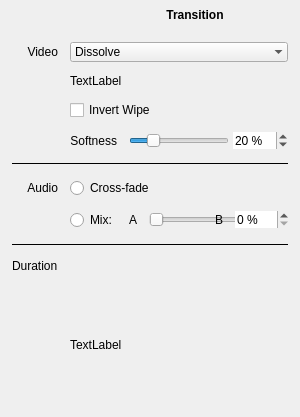
<?xml version="1.0" encoding="UTF-8"?>
<ui version="4.0">
 <class>LumaMixTransition</class>
 <widget class="QWidget" name="LumaMixTransition">
  <property name="geometry">
   <rect>
    <x>0</x>
    <y>0</y>
    <width>300</width>
    <height>401</height>
   </rect>
  </property>
  <property name="minimumSize">
   <size>
    <width>300</width>
    <height>0</height>
   </size>
  </property>
  <property name="windowTitle">
   <string>Form</string>
  </property>
  <layout class="QVBoxLayout" name="verticalLayout">
   <property name="spacing">
    <number>12</number>
   </property>
   <property name="leftMargin">
    <number>0</number>
   </property>
   <property name="topMargin">
    <number>0</number>
   </property>
   <property name="rightMargin">
    <number>0</number>
   </property>
   <property name="bottomMargin">
    <number>0</number>
   </property>
   <item>
    <widget class="QLabel" name="label_2">
     <property name="sizePolicy">
      <sizepolicy hsizetype="Minimum" vsizetype="Fixed">
       <horstretch>0</horstretch>
       <verstretch>0</verstretch>
      </sizepolicy>
     </property>
     <property name="minimumSize">
      <size>
       <width>390</width>
       <height>30</height>
      </size>
     </property>
     <property name="font">
      <font>
       <weight>75</weight>
       <bold>true</bold>
      </font>
     </property>
     <property name="autoFillBackground">
      <bool>true</bool>
     </property>
     <property name="text">
      <string>Transition</string>
     </property>
     <property name="alignment">
      <set>Qt::AlignCenter</set>
     </property>
    </widget>
   </item>
   <item>
    <layout class="QGridLayout" name="gridLayout">
     <property name="leftMargin">
      <number>12</number>
     </property>
     <property name="topMargin">
      <number>0</number>
     </property>
     <property name="rightMargin">
      <number>12</number>
     </property>
     <property name="bottomMargin">
      <number>12</number>
     </property>
     <item row="2" column="1">
      <widget class="QCheckBox" name="invertCheckBox">
       <property name="sizePolicy">
        <sizepolicy hsizetype="MinimumExpanding" vsizetype="Fixed">
         <horstretch>0</horstretch>
         <verstretch>0</verstretch>
        </sizepolicy>
       </property>
       <property name="minimumSize">
        <size>
         <width>200</width>
         <height>0</height>
        </size>
       </property>
       <property name="toolTip">
        <string>Swap the appearance of the A and B clips</string>
       </property>
       <property name="text">
        <string>Invert Wipe</string>
       </property>
       <property name="tristate">
        <bool>false</bool>
       </property>
      </widget>
     </item>
     <item row="0" column="1">
      <layout class="QHBoxLayout" name="horizontalLayout" stretch="0">
       <item>
        <widget class="QComboBox" name="lumaCombo">
         <property name="sizePolicy">
          <sizepolicy hsizetype="MinimumExpanding" vsizetype="Fixed">
           <horstretch>0</horstretch>
           <verstretch>0</verstretch>
          </sizepolicy>
         </property>
         <property name="minimumSize">
          <size>
           <width>200</width>
           <height>0</height>
          </size>
         </property>
         <property name="frame">
          <bool>false</bool>
         </property>
         <item>
          <property name="text">
           <string>Dissolve</string>
          </property>
         </item>
         <item>
          <property name="text">
           <string>Cut</string>
          </property>
         </item>
         <item>
          <property name="text">
           <string>Bar Horizontal</string>
          </property>
         </item>
         <item>
          <property name="text">
           <string>Bar Vertical</string>
          </property>
         </item>
         <item>
          <property name="text">
           <string>Barn Door Horizontal</string>
          </property>
         </item>
         <item>
          <property name="text">
           <string>Barn Door Vertical</string>
          </property>
         </item>
         <item>
          <property name="text">
           <string>Barn Door Diagonal SW-NE</string>
          </property>
         </item>
         <item>
          <property name="text">
           <string>Barn Door Diagonal NW-SE</string>
          </property>
         </item>
         <item>
          <property name="text">
           <string>Diagonal Top Left</string>
          </property>
         </item>
         <item>
          <property name="text">
           <string>Diagonal Top Right</string>
          </property>
         </item>
         <item>
          <property name="text">
           <string>Matrix Waterfall Horizontal</string>
          </property>
         </item>
         <item>
          <property name="text">
           <string>Matrix Waterfall Vertical</string>
          </property>
         </item>
         <item>
          <property name="text">
           <string>Matrix Snake Horizontal</string>
          </property>
         </item>
         <item>
          <property name="text">
           <string>Matrix Snake Parallel Horizontal</string>
          </property>
         </item>
         <item>
          <property name="text">
           <string>Matrix Snake Vertical</string>
          </property>
         </item>
         <item>
          <property name="text">
           <string>Matrix Snake Parallel Vertical</string>
          </property>
         </item>
         <item>
          <property name="text">
           <string>Barn V Up</string>
          </property>
         </item>
         <item>
          <property name="text">
           <string>Iris Circle</string>
          </property>
         </item>
         <item>
          <property name="text">
           <string>Double Iris</string>
          </property>
         </item>
         <item>
          <property name="text">
           <string>Iris Box</string>
          </property>
         </item>
         <item>
          <property name="text">
           <string>Box Bottom Right</string>
          </property>
         </item>
         <item>
          <property name="text">
           <string>Box Bottom Left</string>
          </property>
         </item>
         <item>
          <property name="text">
           <string>Box Right Center</string>
          </property>
         </item>
         <item>
          <property name="text">
           <string>Clock Top</string>
          </property>
         </item>
        </widget>
       </item>
      </layout>
     </item>
     <item row="0" column="0">
      <widget class="QLabel" name="label">
       <property name="text">
        <string>Video</string>
       </property>
       <property name="alignment">
        <set>Qt::AlignRight|Qt::AlignTrailing|Qt::AlignVCenter</set>
       </property>
      </widget>
     </item>
     <item row="1" column="1">
      <widget class="QLabel" name="customLumaLabel">
       <property name="sizePolicy">
        <sizepolicy hsizetype="MinimumExpanding" vsizetype="Preferred">
         <horstretch>0</horstretch>
         <verstretch>0</verstretch>
        </sizepolicy>
       </property>
       <property name="minimumSize">
        <size>
         <width>200</width>
         <height>0</height>
        </size>
       </property>
       <property name="text">
        <string>TextLabel</string>
       </property>
      </widget>
     </item>
     <item row="8" column="0">
      <widget class="QLabel" name="label_3">
       <property name="text">
        <string>Duration</string>
       </property>
      </widget>
     </item>
     <item row="3" column="1">
      <layout class="QHBoxLayout" name="horizontalLayout_2">
       <item>
        <widget class="QLabel" name="softnessLabel">
         <property name="text">
          <string>Softness</string>
         </property>
         <property name="alignment">
          <set>Qt::AlignRight|Qt::AlignTrailing|Qt::AlignVCenter</set>
         </property>
         <property name="wordWrap">
          <bool>true</bool>
         </property>
        </widget>
       </item>
       <item>
        <widget class="QSlider" name="softnessSlider">
         <property name="sizePolicy">
          <sizepolicy hsizetype="MinimumExpanding" vsizetype="Fixed">
           <horstretch>0</horstretch>
           <verstretch>0</verstretch>
          </sizepolicy>
         </property>
         <property name="minimumSize">
          <size>
           <width>100</width>
           <height>0</height>
          </size>
         </property>
         <property name="toolTip">
          <string>Change the softness of the edge of the wipe</string>
         </property>
         <property name="maximum">
          <number>100</number>
         </property>
         <property name="value">
          <number>20</number>
         </property>
         <property name="orientation">
          <enum>Qt::Horizontal</enum>
         </property>
        </widget>
       </item>
       <item>
        <widget class="QSpinBox" name="softnessSpinner">
         <property name="wrapping">
          <bool>false</bool>
         </property>
         <property name="frame">
          <bool>false</bool>
         </property>
         <property name="suffix">
          <string> %</string>
         </property>
         <property name="maximum">
          <number>100</number>
         </property>
         <property name="value">
          <number>20</number>
         </property>
        </widget>
       </item>
      </layout>
     </item>
     <item row="5" column="0">
      <widget class="QLabel" name="label_4">
       <property name="text">
        <string>Audio</string>
       </property>
       <property name="alignment">
        <set>Qt::AlignRight|Qt::AlignTrailing|Qt::AlignVCenter</set>
       </property>
      </widget>
     </item>
     <item row="8" column="1">
      <layout class="QHBoxLayout" name="horizontalLayout_5"/>
     </item>
     <item row="6" column="1">
      <layout class="QHBoxLayout" name="horizontalLayout_4" stretch="0,0,1,0,0">
       <item>
        <widget class="QRadioButton" name="mixRadioButton">
         <property name="toolTip">
          <string>Do not alter the audio levels during the
course of the transition. Instead, set a
fixed mixing level, or choose only clip A's
audio (0%) or clip B's audio (100%).</string>
         </property>
         <property name="text">
          <string>Mix:</string>
         </property>
         <attribute name="buttonGroup">
          <string notr="true">buttonGroup</string>
         </attribute>
        </widget>
       </item>
       <item>
        <widget class="QLabel" name="label_6">
         <property name="text">
          <string>A</string>
         </property>
        </widget>
       </item>
       <item>
        <widget class="QSlider" name="mixSlider">
         <property name="sizePolicy">
          <sizepolicy hsizetype="MinimumExpanding" vsizetype="Fixed">
           <horstretch>0</horstretch>
           <verstretch>0</verstretch>
          </sizepolicy>
         </property>
         <property name="minimumSize">
          <size>
           <width>100</width>
           <height>0</height>
          </size>
         </property>
         <property name="maximum">
          <number>100</number>
         </property>
         <property name="orientation">
          <enum>Qt::Horizontal</enum>
         </property>
        </widget>
       </item>
       <item>
        <widget class="QLabel" name="label_7">
         <property name="text">
          <string>B</string>
         </property>
        </widget>
       </item>
       <item>
        <widget class="QSpinBox" name="mixSpinner">
         <property name="frame">
          <bool>false</bool>
         </property>
         <property name="suffix">
          <string> %</string>
         </property>
         <property name="maximum">
          <number>100</number>
         </property>
        </widget>
       </item>
      </layout>
     </item>
     <item row="9" column="1">
      <widget class="QLabel" name="label_preview">
       <property name="sizePolicy">
        <sizepolicy hsizetype="Fixed" vsizetype="Fixed">
         <horstretch>0</horstretch>
         <verstretch>0</verstretch>
        </sizepolicy>
       </property>
       <property name="minimumSize">
        <size>
         <width>160</width>
         <height>120</height>
        </size>
       </property>
       <property name="text">
        <string>TextLabel</string>
       </property>
      </widget>
     </item>
     <item row="5" column="1">
      <layout class="QHBoxLayout" name="horizontalLayout_3">
       <item>
        <widget class="QRadioButton" name="crossfadeRadioButton">
         <property name="sizePolicy">
          <sizepolicy hsizetype="MinimumExpanding" vsizetype="Fixed">
           <horstretch>0</horstretch>
           <verstretch>0</verstretch>
          </sizepolicy>
         </property>
         <property name="minimumSize">
          <size>
           <width>200</width>
           <height>0</height>
          </size>
         </property>
         <property name="toolTip">
          <string>Automatically fade-out the audio of clip A
and fade-in the audio of clip B over the
duration of the transition.</string>
         </property>
         <property name="text">
          <string>Cross-fade</string>
         </property>
         <attribute name="buttonGroup">
          <string notr="true">buttonGroup</string>
         </attribute>
        </widget>
       </item>
      </layout>
     </item>
     <item row="4" column="0" colspan="2">
      <widget class="Line" name="line">
       <property name="minimumSize">
        <size>
         <width>0</width>
         <height>5</height>
        </size>
       </property>
       <property name="frameShadow">
        <enum>QFrame::Plain</enum>
       </property>
       <property name="orientation">
        <enum>Qt::Horizontal</enum>
       </property>
      </widget>
     </item>
     <item row="7" column="0" colspan="2">
      <widget class="Line" name="line_2">
       <property name="minimumSize">
        <size>
         <width>0</width>
         <height>5</height>
        </size>
       </property>
       <property name="frameShadow">
        <enum>QFrame::Plain</enum>
       </property>
       <property name="orientation">
        <enum>Qt::Horizontal</enum>
       </property>
      </widget>
     </item>
    </layout>
   </item>
   <item>
    <spacer name="verticalSpacer">
     <property name="orientation">
      <enum>Qt::Vertical</enum>
     </property>
     <property name="sizeHint" stdset="0">
      <size>
       <width>20</width>
       <height>20</height>
      </size>
     </property>
    </spacer>
   </item>
  </layout>
 </widget>
 <tabstops>
  <tabstop>lumaCombo</tabstop>
  <tabstop>invertCheckBox</tabstop>
  <tabstop>softnessSlider</tabstop>
  <tabstop>softnessSpinner</tabstop>
  <tabstop>crossfadeRadioButton</tabstop>
  <tabstop>mixSlider</tabstop>
  <tabstop>mixSpinner</tabstop>
 </tabstops>
 <resources/>
 <connections>
  <connection>
   <sender>softnessSlider</sender>
   <signal>valueChanged(int)</signal>
   <receiver>softnessSpinner</receiver>
   <slot>setValue(int)</slot>
   <hints>
    <hint type="sourcelabel">
     <x>147</x>
     <y>99</y>
    </hint>
    <hint type="destinationlabel">
     <x>299</x>
     <y>102</y>
    </hint>
   </hints>
  </connection>
  <connection>
   <sender>softnessSpinner</sender>
   <signal>valueChanged(int)</signal>
   <receiver>softnessSlider</receiver>
   <slot>setValue(int)</slot>
   <hints>
    <hint type="sourcelabel">
     <x>321</x>
     <y>113</y>
    </hint>
    <hint type="destinationlabel">
     <x>154</x>
     <y>109</y>
    </hint>
   </hints>
  </connection>
  <connection>
   <sender>mixSlider</sender>
   <signal>valueChanged(int)</signal>
   <receiver>mixSpinner</receiver>
   <slot>setValue(int)</slot>
   <hints>
    <hint type="sourcelabel">
     <x>197</x>
     <y>162</y>
    </hint>
    <hint type="destinationlabel">
     <x>282</x>
     <y>171</y>
    </hint>
   </hints>
  </connection>
  <connection>
   <sender>mixSpinner</sender>
   <signal>valueChanged(int)</signal>
   <receiver>mixSlider</receiver>
   <slot>setValue(int)</slot>
   <hints>
    <hint type="sourcelabel">
     <x>300</x>
     <y>160</y>
    </hint>
    <hint type="destinationlabel">
     <x>192</x>
     <y>159</y>
    </hint>
   </hints>
  </connection>
 </connections>
 <buttongroups>
  <buttongroup name="buttonGroup"/>
 </buttongroups>
</ui>
